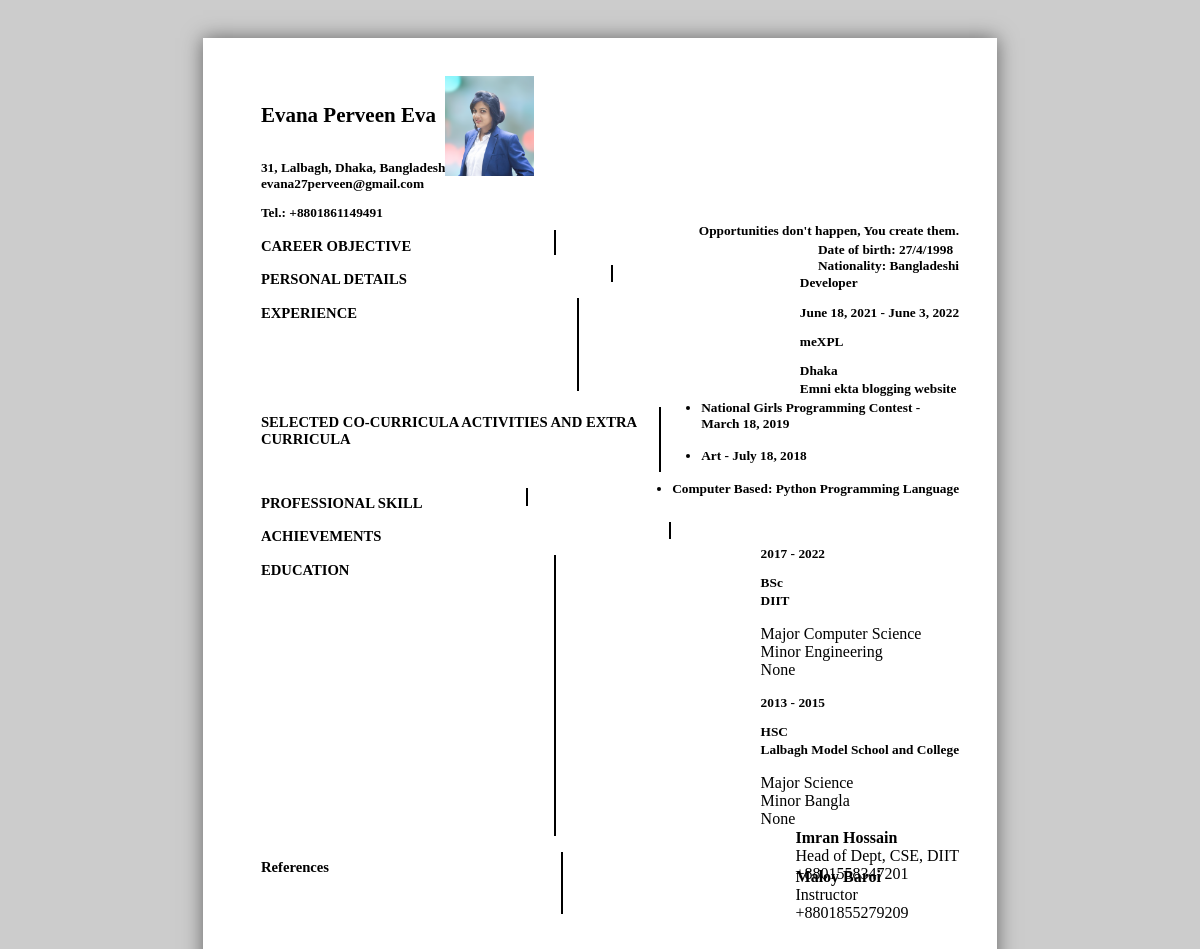
Screenshot of /auth/cv-generator-2/ (signed in) with the database file from the repository.
### App_auth/models.py (models this page shows, shortened)
class Profile_main(models.Model):
    user = models.OneToOneField(CustomUser, on_delete=models.CASCADE, related_name='user_main_profile')
    career_objective = models.TextField(default="Opportunities don't happen, You create them. ")
    fullName = models.CharField(max_length=100)
    phone_number = models.CharField(validators=[phone_regex], max_length=14)
    ID_card = models.ImageField(upload_to='id_card/')
    profile_picture = models.ImageField(upload_to='user_profile_picture/')
    Date_of_Birth = models.DateField(default='2000-01-01')
    gender = models.CharField(choices=gender, max_length=10)
    house_no = models.CharField(max_length=10)
    area = models.CharField(max_length=100)
    city = models.CharField(max_length=100)
    zipcode = models.PositiveIntegerField(default=1200)

class CustomUser(AbstractBaseUser, PermissionsMixin):
    email = models.EmailField(unique=True, null=False)
    is_staff = models.BooleanField(gettext_lazy('staff status'), default=False,
                                   help_text=gettext_lazy('Designates whether the user can log in this site'))
    is_active = models.BooleanField(
        gettext_lazy('active'),
        default=True,
        help_text=gettext_lazy('Designates whether this user should be treated as active')
    )
    USERNAME_FIELD = 'email'
    objects = MyUserManager()
    def __str__(self):
        return self.email

class ExperiencesModel(models.Model):
    user = models.ForeignKey(CustomUser, on_delete=models.CASCADE, related_name='user_experiences')
    position = models.CharField(max_length=100)
    starting_year = models.DateField(default='2000-01-01')
    leaving_year = models.DateField(default='2000-01-01', blank=True, null=True)
    location = models.CharField(max_length=200)
    Company = models.CharField(max_length=100)
    description = models.TextField()

class Co_curricular_Activities_Model(models.Model):
    user = models.ForeignKey(CustomUser, on_delete=models.CASCADE, related_name='user_co_curricular')
    topic = models.CharField(max_length=254)
    perform_time = models.DateField(default='2000-01-01')

class Extra_curricular_Activities_Model(models.Model):
    user = models.ForeignKey(CustomUser, on_delete=models.CASCADE, related_name='user_extra_curricular')
    topic = models.CharField(max_length=254)
    perform_time = models.DateField(default='2000-01-01')

class SkillListModel(models.Model):
    user = models.ForeignKey(CustomUser, on_delete=models.CASCADE, related_name='user_skill_list')
    title = models.CharField(max_length=100)
    category = models.ForeignKey(SkillCategoryModel, on_delete=models.DO_NOTHING, blank=True)

class SkillCategoryModel(models.Model):
    categoryName = models.CharField(max_length=100)
    def __str__(self):
        return f"{self.categoryName}"

class EducationModel(models.Model):
    user = models.ForeignKey(CustomUser, on_delete=models.CASCADE, related_name='user_education')
    level_of_education = models.CharField(max_length=200)
    starting_year = models.DateField(default='2000-01-01')
    passing_year = models.DateField(default='2000-01-01', blank=True, null=True)
    active = models.BooleanField(default=False)
    major_subjects = models.CharField(max_length=255)
    minor_subjects = models.CharField(max_length=255, blank=True, null=True)
    CGPA = models.CharField(max_length=5, blank=True, null=True)
    institution = models.CharField(max_length=200)

class ReferencesModel(models.Model):
    user = models.ForeignKey(CustomUser, on_delete=models.DO_NOTHING, related_name='user_references')
    name_of_reference = models.CharField(max_length=100)
    position = models.CharField(max_length=100)
    contact = models.CharField(validators=[phone_regex], max_length=14)
    created = models.DateField(auto_now=True)

### App_auth/views.py (the view)
# urls.py: path('cv-generator-2/', cv_generator_2, name='cv-generator-2'),
def cv_generator_2(request):
    profile = Profile_main.objects.get(user=request.user)
    extra_curriculars = Extra_curricular_Activities_Model.objects.filter(user=request.user)
    co_curriculars = Co_curricular_Activities_Model.objects.filter(user=request.user)
    educations = EducationModel.objects.filter(user=request.user)
    experiences = ExperiencesModel.objects.filter(user=request.user)
    skills = SkillListModel.objects.filter(user=request.user)
    achievements = AchievementModel.objects.filter(user=request.user)
    references = ReferencesModel.objects.filter(user=request.user).order_by('-created')[:2]
    referenceModalForm = ReferencesModelForm()
    content = {
        'profile': profile,
        'extra_curricular': extra_curriculars,
        'co_curricular': co_curriculars,
        'educations': educations,
        'skills': skills,
        'experiences': experiences,
        'achievements': achievements,
        'references': references,
        'form': referenceModalForm,
    }
    return render(request, 'App_auth/CV_alternative.html', context=content)

### templates/App_auth/CV_alternative.html (shortened to what this page needs)
<html>
<head>
</head>
<body>
<div class="main-page">
    <div class="sub-page">
        <div id="cv-container">
            <div class="container mt-5">
                <div class="row all-row" style="display: flex">
                    <div class="col-md-9 col-sm-6">
                        <h4 id="name">{{ profile.fullName }}</h4>
                        <h6 style="margin-bottom: 0;"
                            class="inner-text">{{ profile.house_no }}, {{ profile.area }}, {{ profile.city }},
                            Bangladesh</h6>
                        <a href="" class="inner-text">{{ profile.user }}</a>
                        <p class="inner-text">Tel.: {{ profile.phone_number }}</p>
                    </div>
                    <div class="col-md-3 col-sm-6">
                        <img src="{{ profile.profile_picture.url }}" alt="{{ profile.fullName }}" height="100">
                    </div>
                </div>
                <div class="row all-row">
                    <p class="sub-heads">CAREER OBJECTIVE</p>
                    <hr class="inner-text" style="border: 1px solid black; color: black">
                    <p class="inner-text" style="margin-top: 0; margin-bottom: 6px;">
                        {{ profile.career_objective }}
                    </p>
                </div>
                <div class="row all-row">
                    <p class="sub-heads">PERSONAL DETAILS</p>
                    <hr style="border: 1px solid black; color: black">
                    <div style="margin-top: -15px;">
                <span class="inner-text">Date of birth:
                    {{ profile.Date_of_Birth.day }}/{{ profile.Date_of_Birth.month }}/{{ profile.Date_of_Birth.year }}
                </span> <br>
                        <span class="inner-text">
                    Nationality: Bangladeshi
                </span>
                    </div>
                </div>
                <div class="row all-row">
                    <p class="sub-heads">EXPERIENCE</p>
                    <hr style="border: 1px solid black; color: black">
                    {% for experience in experiences %}
                        <div style="margin-top: -15px;">
                            <b class="inner-text">
                                {{ experience.position }}
                            </b> <br>
                            <div class="row">
                                <div class="col-md-4 ">
                                    <p class="inner-text">{{ experience.starting_year }}
                                        - {{ experience.leaving_year }}</p>
                                </div>
                                <div class="col-md-4 ">
                                    <p class="inner-text">{{ experience.Company }}</p>
                                </div>
                                <div class="col-md-4 ">
                                    <p class="inner-text">
                                        {{ experience.location }}
                                    </p>
                                </div>
                            </div>
                            <div class="row">
                                <article class="inner-text">{{ experience.description }}</article>
                            </div>
                        </div>
                    {% endfor %}
                </div>
                <div class="row all-row">
                    <p class="sub-heads">SELECTED CO-CURRICULA ACTIVITIES AND EXTRA CURRICULA</p>
                    <hr style="border: 1px solid black; color: black">
                    <div style="margin-top: -15px;">
                        {% for coc in co_curricular %}
                            <ul>
                                <li CLASS="inner-text">{{ coc.topic }} - {{ coc.perform_time }}</li>
                            </ul>
                        {% endfor %}
                        {% for extra in extra_curricular %}
                            <ul>
                                <li CLASS="inner-text">{{ extra.topic }} - {{ extra.perform_time }}</li>
                            </ul>
                        {% endfor %}
                    </div>
                </div>
                <div class="row all-row">
                    <p class="sub-heads">PROFESSIONAL SKILL </p>
                    <hr style="border: 1px solid black; color: black">
                    <div style="margin-top: -15px;">
                        {% for skill in skills %}
                            <ul>
                                <li CLASS="inner-text">{{ skill.category }}: {{ skill.title }}</li>
                            </ul>
                        {% endfor %}
                    </div>
                </div>
                <div class="row all-row">
                    <p class="sub-heads">ACHIEVEMENTS </p>
                    <hr style="border: 1px solid black; color: black">
                </div>
                <div class="row all-row">
                    <p class="sub-heads">EDUCATION </p>
                    <hr style="border: 1px solid black; color: black">
                    <div style="margin-top: -15px;">
                        {% for educ in educations %}
                            <div class="row">
                                <div class="col-md-2">
                                    <p class="inner-text">
                                        {{ educ.starting_year.year }} - {{ educ.passing_year.year }}
                                    </p>
                                </div>
                                <div class="col-md-5">
                                    <p class="inner-text">{{ educ.level_of_education }}</p>
                                </div>
                                <div class="col-md-5">
                                    <span class="inner-text">{{ educ.institution }}</span>
                                </div>
                            </div>
                            <div class="row">
                                <div class="col-md-5">
                                    <p>Major {{ educ.major_subjects }}<br>Minor {{ educ.minor_subjects }}
                                        <br>{{ educ.CGPA }}
                                    </p>
                                </div>
                            </div>
                        {% endfor %}
                    </div>
                </div>
                <div class="row all-row">
                    <p class="sub-heads">References </p>
                    <hr style="border: 1px solid black; color: black">
                    <div class="row">
                        {% for reference in references %}
                            <div class="col-md-6" style="margin-top: -15px;">
                                <b>{{ reference.name_of_reference }}</b> <br>
                                <span>{{ reference.position }}</span> <br>
                                <span>{{ reference.contact }}</span>
                            </div>
                        {% endfor %}
                    </div>
                </div>
            </div>
        </div>
    </div>
</div>
</body>
</html>

### templates/App_auth/CV_alternative.html (style rules this page uses)
body { width: 230mm; height: 100%; margin: 0 auto; padding: 0; font-size: 12pt; background: rgb(204, 204, 204); }
* { box-sizing: border-box; -moz-box-sizing: border-box; }
.main-page { width: 210mm; min-height: 297mm; margin: 10mm auto; background: white; box-shadow: 0 0 0.5cm rgba(0, 0, 0, 0.5); }
.sub-page { padding: 1cm; height: 297mm; }
* { font-family: 'Times New Roman', serif; color: black; }
.all-row { display: flex; padding-left: 20px; }
#name { font-size: 21px; }
.sub-heads { color: black; font-family: "Times New Roman", serif; font-style: normal; font-weight: bold; text-decoration: none; font-size: 11pt; margin-bottom: 2px; }
.inner-text { color: black; font-family: "Times New Roman", serif; font-style: normal; font-weight: bold; text-decoration: none; font-size: 10pt; margin-bottom: 2px; }

### rows the page displays
Profile_main: fullName "Evana Perveen Eva", house_no "31", area "Lalbagh", city "Dhaka", user "evana27perveen@gmail.com", phone_number "+8801861149491", profile_picture (picture), career_objective "Opportunities don't happen, You create them.", Date_of_Birth.day "27", Date_of_Birth.month "4", Date_of_Birth.year "1998"
ExperiencesModel: position "Developer", starting_year "June 18, 2021", leaving_year "June 3, 2022", Company "meXPL", location "Dhaka", description "Emni ekta blogging website"
Co_curricular_Activities_Model: topic "National Girls Programming Contest", perform_time "March 18, 2019"
Extra_curricular_Activities_Model: topic "Art", perform_time "July 18, 2018"
SkillListModel: category "Computer Based", title "Python Programming Language"
EducationModel: starting_year.year "2017", passing_year.year "2022", level_of_education "BSc", institution "DIIT", major_subjects "Computer Science", minor_subjects "Engineering", CGPA "None"
EducationModel: starting_year.year "2013", passing_year.year "2015", level_of_education "HSC", institution "Lalbagh Model School and College", major_subjects "Science", minor_subjects "Bangla", CGPA "None"
ReferencesModel: name_of_reference "Imran Hossain", position "Head of Dept, CSE, DIIT", contact "+8801558347201"
ReferencesModel: name_of_reference "Maloy Baroi", position "Instructor", contact "+8801855279209"
